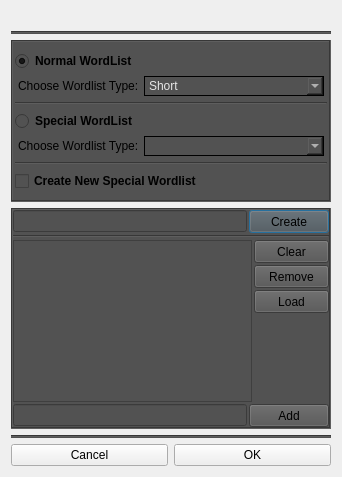
<?xml version="1.0" encoding="UTF-8"?>
<ui version="4.0">
 <class>WordListDialog</class>
 <widget class="QDialog" name="WordListDialog">
  <property name="geometry">
   <rect>
    <x>0</x>
    <y>0</y>
    <width>339</width>
    <height>477</height>
   </rect>
  </property>
  <property name="windowTitle">
   <string>BruteForce WordList</string>
  </property>
  <layout class="QVBoxLayout" name="verticalLayout_8">
   <item>
    <layout class="QVBoxLayout" name="verticalLayout">
     <item>
      <widget class="QLabel" name="label_title">
       <property name="minimumSize">
        <size>
         <width>170</width>
         <height>0</height>
        </size>
       </property>
       <property name="font">
        <font>
         <weight>75</weight>
         <bold>true</bold>
        </font>
       </property>
       <property name="text">
        <string/>
       </property>
      </widget>
     </item>
     <item>
      <widget class="Line" name="line">
       <property name="styleSheet">
        <string notr="true">background-color:rgb(82, 82, 82);</string>
       </property>
       <property name="orientation">
        <enum>Qt::Horizontal</enum>
       </property>
      </widget>
     </item>
    </layout>
   </item>
   <item>
    <widget class="QFrame" name="frame">
     <property name="styleSheet">
      <string notr="true">background-color:rgb(82, 82, 82);</string>
     </property>
     <property name="frameShape">
      <enum>QFrame::Box</enum>
     </property>
     <property name="frameShadow">
      <enum>QFrame::Sunken</enum>
     </property>
     <layout class="QVBoxLayout" name="verticalLayout_7">
      <property name="spacing">
       <number>6</number>
      </property>
      <property name="leftMargin">
       <number>2</number>
      </property>
      <property name="topMargin">
       <number>9</number>
      </property>
      <property name="rightMargin">
       <number>2</number>
      </property>
      <property name="bottomMargin">
       <number>9</number>
      </property>
      <item>
       <layout class="QVBoxLayout" name="verticalLayout_6">
        <property name="spacing">
         <number>5</number>
        </property>
        <item>
         <widget class="QRadioButton" name="radioButton_defaultWordlist">
          <property name="font">
           <font>
            <weight>75</weight>
            <bold>true</bold>
           </font>
          </property>
          <property name="text">
           <string>Normal WordList</string>
          </property>
          <property name="checked">
           <bool>true</bool>
          </property>
          <attribute name="buttonGroup">
           <string notr="true">buttonGroup</string>
          </attribute>
         </widget>
        </item>
        <item>
         <layout class="QHBoxLayout" name="horizontalLayout">
          <property name="leftMargin">
           <number>3</number>
          </property>
          <property name="rightMargin">
           <number>3</number>
          </property>
          <item>
           <widget class="QLabel" name="label_2">
            <property name="sizePolicy">
             <sizepolicy hsizetype="Maximum" vsizetype="Preferred">
              <horstretch>0</horstretch>
              <verstretch>0</verstretch>
             </sizepolicy>
            </property>
            <property name="text">
             <string>Choose Wordlist Type:</string>
            </property>
           </widget>
          </item>
          <item>
           <widget class="QComboBox" name="comboBox_auto">
            <property name="minimumSize">
             <size>
              <width>180</width>
              <height>20</height>
             </size>
            </property>
            <property name="styleSheet">
             <string notr="true">border-style: solid;
border-color: black;
border-width: 1px;
background-color:rgb(82, 82, 82);
selection-background-color: qlineargradient(spread:pad, x1:0.5, y1:1, x2:0.5, y2:0, stop:0 rgba(77, 77, 77, 255), stop:0.7 rgb(143, 143, 107));
color: rgb(230,230,230);</string>
            </property>
            <item>
             <property name="text">
              <string>Short</string>
             </property>
            </item>
            <item>
             <property name="text">
              <string>Medium</string>
             </property>
            </item>
            <item>
             <property name="text">
              <string>Long</string>
             </property>
            </item>
           </widget>
          </item>
         </layout>
        </item>
       </layout>
      </item>
      <item>
       <widget class="Line" name="line_5">
        <property name="orientation">
         <enum>Qt::Horizontal</enum>
        </property>
       </widget>
      </item>
      <item>
       <layout class="QVBoxLayout" name="verticalLayout_5">
        <property name="spacing">
         <number>5</number>
        </property>
        <item>
         <widget class="QRadioButton" name="radioButton_specialWordlist">
          <property name="font">
           <font>
            <weight>75</weight>
            <bold>true</bold>
           </font>
          </property>
          <property name="text">
           <string>Special WordList</string>
          </property>
          <attribute name="buttonGroup">
           <string notr="true">buttonGroup</string>
          </attribute>
         </widget>
        </item>
        <item>
         <layout class="QHBoxLayout" name="horizontalLayout_2">
          <property name="leftMargin">
           <number>3</number>
          </property>
          <property name="rightMargin">
           <number>3</number>
          </property>
          <item>
           <widget class="QLabel" name="label_3">
            <property name="sizePolicy">
             <sizepolicy hsizetype="Maximum" vsizetype="Preferred">
              <horstretch>0</horstretch>
              <verstretch>0</verstretch>
             </sizepolicy>
            </property>
            <property name="text">
             <string>Choose Wordlist Type:</string>
            </property>
           </widget>
          </item>
          <item>
           <widget class="QComboBox" name="comboBox_special">
            <property name="minimumSize">
             <size>
              <width>180</width>
              <height>20</height>
             </size>
            </property>
            <property name="styleSheet">
             <string notr="true">border-style: solid;
border-color: black;
border-width: 1px;
background-color:rgb(82, 82, 82);
selection-background-color: qlineargradient(spread:pad, x1:0.5, y1:1, x2:0.5, y2:0, stop:0 rgba(77, 77, 77, 255), stop:0.7 rgb(143, 143, 107));
color: rgb(230,230,230);</string>
            </property>
           </widget>
          </item>
         </layout>
        </item>
       </layout>
      </item>
      <item>
       <widget class="Line" name="line_4">
        <property name="orientation">
         <enum>Qt::Horizontal</enum>
        </property>
       </widget>
      </item>
      <item>
       <widget class="QCheckBox" name="checkBox_newSpecialWordlist">
        <property name="font">
         <font>
          <weight>75</weight>
          <bold>true</bold>
         </font>
        </property>
        <property name="text">
         <string>Create New Special Wordlist</string>
        </property>
       </widget>
      </item>
     </layout>
    </widget>
   </item>
   <item>
    <widget class="QFrame" name="frame_newSpecialWordlist">
     <property name="styleSheet">
      <string notr="true">background-color:rgb(82, 82, 82);</string>
     </property>
     <property name="frameShape">
      <enum>QFrame::Box</enum>
     </property>
     <property name="frameShadow">
      <enum>QFrame::Sunken</enum>
     </property>
     <layout class="QVBoxLayout" name="verticalLayout_3">
      <property name="spacing">
       <number>2</number>
      </property>
      <property name="leftMargin">
       <number>0</number>
      </property>
      <property name="topMargin">
       <number>0</number>
      </property>
      <property name="rightMargin">
       <number>0</number>
      </property>
      <property name="bottomMargin">
       <number>0</number>
      </property>
      <item>
       <layout class="QHBoxLayout" name="horizontalLayout_3">
        <item>
         <widget class="QLineEdit" name="lineEdit_specialName">
          <property name="styleSheet">
           <string notr="true"/>
          </property>
         </widget>
        </item>
        <item>
         <widget class="QPushButton" name="pushButton_create">
          <property name="sizePolicy">
           <sizepolicy hsizetype="Fixed" vsizetype="Fixed">
            <horstretch>0</horstretch>
            <verstretch>0</verstretch>
           </sizepolicy>
          </property>
          <property name="minimumSize">
           <size>
            <width>75</width>
            <height>23</height>
           </size>
          </property>
          <property name="styleSheet">
           <string notr="true"/>
          </property>
          <property name="text">
           <string>Create</string>
          </property>
         </widget>
        </item>
       </layout>
      </item>
      <item>
       <widget class="Line" name="line_3">
        <property name="orientation">
         <enum>Qt::Horizontal</enum>
        </property>
       </widget>
      </item>
      <item>
       <layout class="QHBoxLayout" name="horizontalLayout_6">
        <item>
         <widget class="QListWidget" name="listWidget_specialWordlist">
          <property name="styleSheet">
           <string notr="true"/>
          </property>
          <property name="selectionMode">
           <enum>QAbstractItemView::ExtendedSelection</enum>
          </property>
          <property name="selectionRectVisible">
           <bool>true</bool>
          </property>
         </widget>
        </item>
        <item>
         <layout class="QVBoxLayout" name="verticalLayout_2">
          <property name="spacing">
           <number>2</number>
          </property>
          <item>
           <widget class="QPushButton" name="pushButton_clear">
            <property name="minimumSize">
             <size>
              <width>75</width>
              <height>23</height>
             </size>
            </property>
            <property name="styleSheet">
             <string notr="true">background-color:rgb(82, 82, 82);</string>
            </property>
            <property name="text">
             <string>Clear</string>
            </property>
           </widget>
          </item>
          <item>
           <widget class="QPushButton" name="pushButton_remove">
            <property name="minimumSize">
             <size>
              <width>75</width>
              <height>23</height>
             </size>
            </property>
            <property name="styleSheet">
             <string notr="true">background-color:rgb(82, 82, 82);</string>
            </property>
            <property name="text">
             <string>Remove</string>
            </property>
           </widget>
          </item>
          <item>
           <widget class="QPushButton" name="pushButton_load">
            <property name="minimumSize">
             <size>
              <width>75</width>
              <height>23</height>
             </size>
            </property>
            <property name="styleSheet">
             <string notr="true">background-color:rgb(82, 82, 82);</string>
            </property>
            <property name="text">
             <string>Load</string>
            </property>
           </widget>
          </item>
          <item>
           <spacer name="verticalSpacer">
            <property name="orientation">
             <enum>Qt::Vertical</enum>
            </property>
            <property name="sizeHint" stdset="0">
             <size>
              <width>20</width>
              <height>40</height>
             </size>
            </property>
           </spacer>
          </item>
         </layout>
        </item>
       </layout>
      </item>
      <item>
       <layout class="QHBoxLayout" name="horizontalLayout_5">
        <item>
         <widget class="QLineEdit" name="lineEdit_add">
          <property name="styleSheet">
           <string notr="true"/>
          </property>
         </widget>
        </item>
        <item>
         <widget class="QPushButton" name="pushButton_add">
          <property name="minimumSize">
           <size>
            <width>75</width>
            <height>23</height>
           </size>
          </property>
          <property name="styleSheet">
           <string notr="true">background-color:rgb(82, 82, 82);</string>
          </property>
          <property name="text">
           <string>Add</string>
          </property>
         </widget>
        </item>
       </layout>
      </item>
     </layout>
    </widget>
   </item>
   <item>
    <layout class="QVBoxLayout" name="verticalLayout_4">
     <item>
      <widget class="Line" name="line_2">
       <property name="styleSheet">
        <string notr="true">background-color:rgb(82, 82, 82);</string>
       </property>
       <property name="orientation">
        <enum>Qt::Horizontal</enum>
       </property>
      </widget>
     </item>
     <item>
      <layout class="QHBoxLayout" name="horizontalLayout_4">
       <item>
        <widget class="QPushButton" name="pushButton_cancel">
         <property name="styleSheet">
          <string notr="true"/>
         </property>
         <property name="text">
          <string>Cancel</string>
         </property>
        </widget>
       </item>
       <item>
        <widget class="QPushButton" name="pushButton_ok">
         <property name="styleSheet">
          <string notr="true"/>
         </property>
         <property name="text">
          <string>OK</string>
         </property>
        </widget>
       </item>
      </layout>
     </item>
    </layout>
   </item>
  </layout>
 </widget>
 <resources/>
 <connections/>
 <buttongroups>
  <buttongroup name="buttonGroup"/>
 </buttongroups>
</ui>
